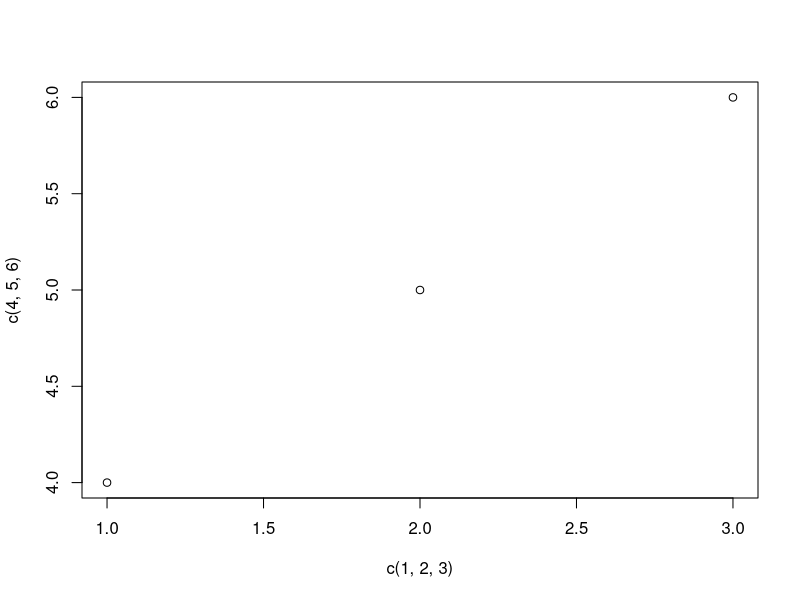

R code for this plot:
## ---- chunk 1
knitr::opts_chunk$set(echo = TRUE, fig.path='../figure/')
## ---- chunk 2
5 + 7
## ---- chunk 3
plot(c(1,2,3), c(4,5,6))
## ---- chunk 4
data = read.csv('data/fertilizer_use.csv')
print(head(data))
